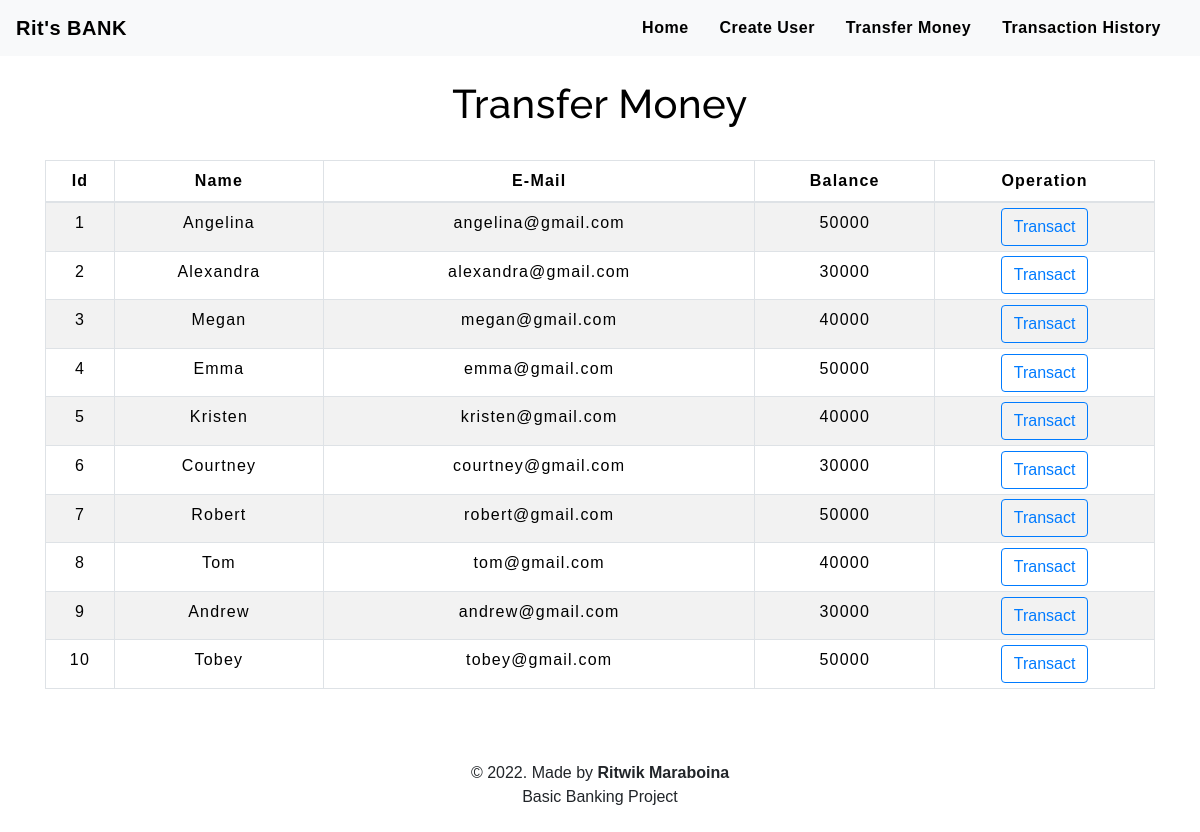
The app's page /transfermoney.php with its own data.
### tables this page shows
CREATE TABLE `users` (
  `id` int(3) NOT NULL,
  `name` text NOT NULL,
  `email` varchar(30) NOT NULL,
  `balance` int(8) NOT NULL
);

### transfermoney.php (the view, shortened to what this page needs)
<!DOCTYPE html>
<html lang="en">
<head>
    <link rel="stylesheet" href="https://maxcdn.bootstrapcdn.com/bootstrap/4.0.0/css/bootstrap.min.css">
    <link rel="stylesheet" type="text/css" href="css/table.css">
    <link rel="stylesheet" type="text/css" href="css/navbar.css">
</head>
<body style="background-color : white;">
<?php
    include 'config.php';
    $sql = "SELECT * FROM users";
    $result = mysqli_query($conn,$sql);
?>
<?php
  include 'navbar.php';
?>
<div class="container">
        <h2 class="text-center pt-4" style="color : black;">Transfer Money</h2>
        <br>
            <div class="row">
                <div class="col">
                    <div class="table-responsive-sm">
                    <table class="table table-hover table-sm table-striped table-condensed table-bordered" style="border-color:black;">
                        <thead style="color : black;">
                            <tr>
                            <th scope="col" class="text-center py-2">Id</th>
                            <th scope="col" class="text-center py-2">Name</th>
                            <th scope="col" class="text-center py-2">E-Mail</th>
                            <th scope="col" class="text-center py-2">Balance</th>
                            <th scope="col" class="text-center py-2">Operation</th>
                            </tr>
                        </thead>
                        <tbody>
                <?php
                    while($rows=mysqli_fetch_assoc($result)){
                ?>
                    <tr style="color : black;">
                        <td class="py-2"><?php echo $rows['id'] ?></td>
                        <td class="py-2"><?php echo $rows['name']?></td>
                        <td class="py-2"><?php echo $rows['email']?></td>
                        <td class="py-2"><?php echo $rows['balance']?></td>
                        <td><a href="selecteduserdetail.php?id= <?php echo $rows['id'] ;?>"> <button type="button" class="btn btn-outline-primary">Transact</button></a></td>
                    </tr>
                <?php
                    }
                ?>
                        </tbody>
                    </table>
                    </div>
                </div>
            </div>
         </div>
         <footer class="text-center mt-5 py-2">
            <p>&copy 2022. Made by <b>Ritwik Maraboina</b> <br>Basic Banking Project</p>
        </footer>
</body>

### navbar.php (shortened to what this page needs)
<nav class="navbar navbar-expand-md navbar-light bg-light">
      <a class="navbar-brand" href="index.php" style="color : black;"><b>Rit's BANK</b></a>
      <div class="collapse navbar-collapse" id="collapsibleNavbar">
            <ul class="navbar-nav ml-auto">
              <li class="nav-item">
                <a class="nav-link" href="index.php" style="color : black;"><b>Home</b></a>
              </li>
              <li class="nav-item">
                <a class="nav-link" href="createuser.php" style="color : black;"><b>Create User</b></a>
              </li>
              <li class="nav-item">
                <a class="nav-link" href="transfermoney.php" style="color : black;"><b>Transfer Money</b></a>
              </li>
              <li class="nav-item">
                <a class="nav-link" href="transactionhistory.php" style="color : black;"><b>Transaction History</b></a>
              </li>
          </div>
       </nav>

### css/table.css (style rules this page uses)
* { padding: 0; margin: 0; box-sizing: border-box; font-family: sans-serif; }
h2 { font-size: 40px; }
table { letter-spacing: 1.2px; }
td { text-align: center; }
button { border:none; background: #d9d9d9; transition: 1s; }

### css/navbar.css (style rules this page uses)
.nav-link { margin-right: 15px; color:#2F363F; letter-spacing: 0.5px; transition: 0.5s; }
.navbar-brand { color: #4C4B4B; letter-spacing: 0.5px; }
h2 { color: #4C4B4B; letter-spacing: 0.5px; font-family: raleway; }

### transfermoney.php (style rules this page uses)
button { transition: 1.5s; }

### records on screen
users: id "1", name "Angelina", email "angelina@gmail.com", balance "50000"
users: id "2", name "Alexandra", email "alexandra@gmail.com", balance "30000"
users: id "3", name "Megan", email "megan@gmail.com", balance "40000"
users: id "4", name "Emma", email "emma@gmail.com", balance "50000"
users: id "5", name "Kristen", email "kristen@gmail.com", balance "40000"
users: id "6", name "Courtney", email "courtney@gmail.com", balance "30000"
users: id "7", name "Robert", email "robert@gmail.com", balance "50000"
users: id "8", name "Tom", email "tom@gmail.com", balance "40000"
users: id "9", name "Andrew", email "andrew@gmail.com", balance "30000"
users: id "10", name "Tobey", email "tobey@gmail.com", balance "50000"
